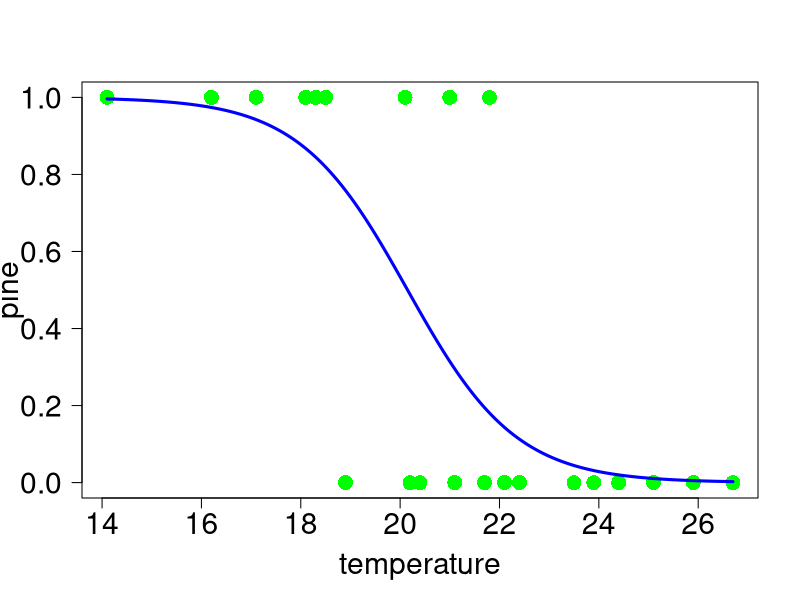

Recreate this plot in R.
floraPA <- read.table("floraPA.csv", header=TRUE, sep=",")
attach(floraPA)
model_3a <- glm(pine ~ temperature, family=binomial)

png("图6.1c.png", height = 800, width = 800)
plot(temperature, pine, las=1, pch=16, cex = 2, col="green", cex.axis=1.8, cex.lab=1.8)
temperatureValues <- seq(min(temperature), max(temperature), by=0.01)
fittedValues <- predict(model_3a, list(temperature=temperatureValues), type="response")
lines(temperatureValues, fittedValues, lwd=3, col="blue")
dev.off()